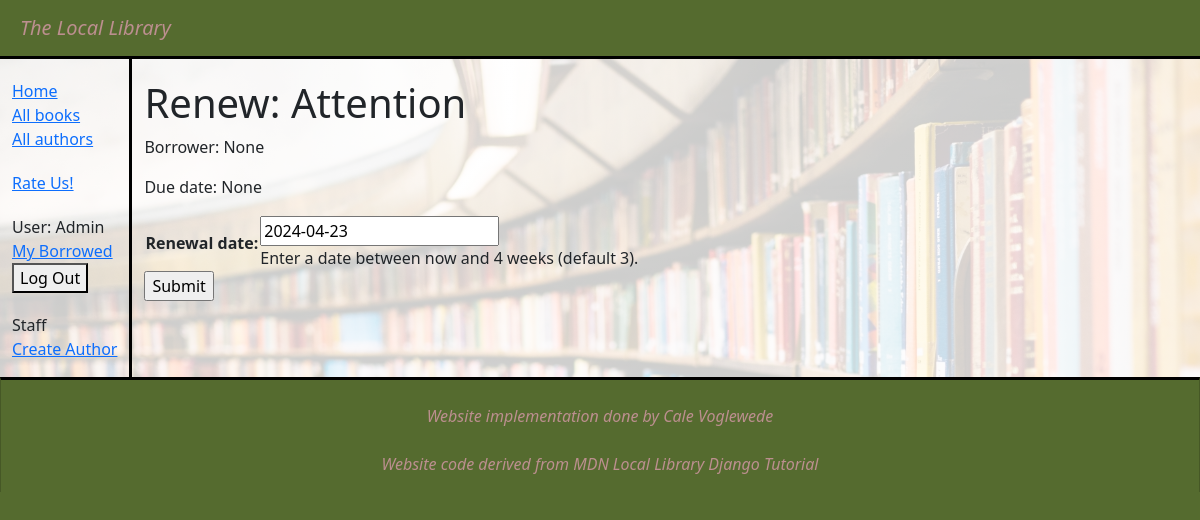
Page /catalog/book/2330f35a-ccfa-4b7c-8677-99ec1675055e/renew/ (signed in) on the earlier database version.
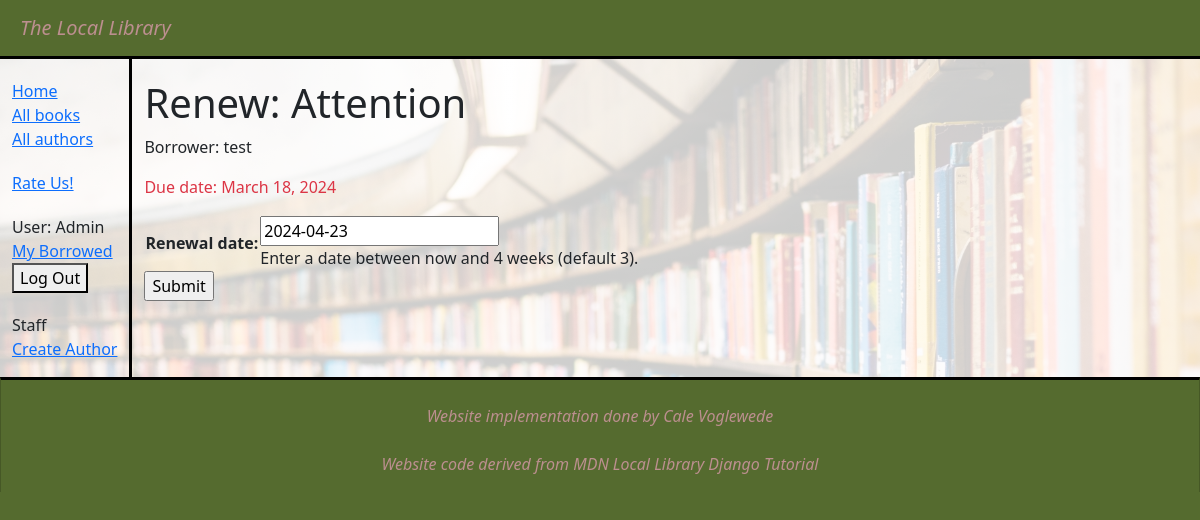
Same page on the later database version.
### catalog/models.py (models this page shows, shortened)
class BookInstance(models.Model):
    id = models.UUIDField(primary_key=True, default=uuid.uuid4,
                          help_text="Unique ID for this particular book across whole library")
    book = models.ForeignKey('Book', on_delete=models.RESTRICT, null=True)
    imprint = models.CharField(max_length=200)
    due_back = models.DateField(null=True, blank=True)
    borrower = models.ForeignKey(
        settings.AUTH_USER_MODEL, on_delete=models.SET_NULL, null=True, blank=True)
    @property
    def is_overdue(self):
        return bool(self.due_back and date.today() > self.due_back)
    LOAN_STATUS = (
        ('d', 'Maintenance'),
        ('o', 'On loan'),
        ('a', 'Available'),
        ('r', 'Reserved'),
    )
    status = models.CharField(
        max_length=1,
        choices=LOAN_STATUS,
        blank=True,
        default='d',
        help_text='Book availability')
    class Meta:
        ordering = ['due_back']
        permissions = (("can_mark_returned", "Set book as returned"),)

class Book(models.Model):
    title = models.CharField(max_length=200)
    author = models.ForeignKey('Author', on_delete=models.RESTRICT, null=True)
    summary = models.TextField(
        max_length=1000, help_text="Enter a brief description of the book")
    isbn = models.CharField('ISBN', max_length=13,
                            unique=True,
                            help_text='13 Character <a href="https://www.isbn-international.org/content/what-isbn'
                                      '">ISBN number</a>')
    genre = models.ManyToManyField(
        Genre, help_text="Select a genre for this book")
    language = models.ForeignKey(
        'Language', on_delete=models.SET_NULL, null=True)
    class Meta:
        ordering = ['title', 'author']
    def display_genre(self):
        """Creates a string for the Genre. This is required to display genre in Admin."""
        return ', '.join([genre.name for genre in self.genre.all()[:3]])
    display_genre.short_description = 'Genre'
    def display_genre(self):
        """Create a string for the Genre. This is required to display genre in Admin."""
        return ', '.join(genre.name for genre in self.genre.all()[:3])
    display_genre.short_description = 'Genre'

### catalog/views.py (the view)
# urls.py: path('book/<uuid:pk>/renew/', views.renew_book_librarian, name='renew-book-librarian'),
@login_required
@permission_required('catalog.change_bookinstance', raise_exception=True)
def renew_book_librarian(request, pk):
    book_instance = get_object_or_404(BookInstance, pk=pk)
    if request.method == 'POST':
        form = RenewBookForm(request.POST)
        if form.is_valid():
            book_instance.due_back = form.cleaned_data['renewal_date']
            book_instance.save()
            return HttpResponseRedirect(reverse('index'))
    else:
        proposed_renewal_date = datetime.date.today() + datetime.timedelta(weeks=3)
        form = RenewBookForm(initial={'renewal_date': proposed_renewal_date})
    context = {
        'form': form,
        'book_instance': book_instance,
    }
    return render(request, 'catalog/book_renew_librarian.html', context)

### catalog/forms.py
class RenewBookForm(forms.Form):
    renewal_date = forms.DateField(help_text="Enter a date between now and 4 weeks (default 3).")

### catalog/templates/catalog/book_renew_librarian.html (shortened to what this page needs)
{% extends "base_generic.html" %} {% block content %}
<h1>Renew: {{ book_instance.book.title }}</h1>
<p>Borrower: {{ book_instance.borrower }}</p>
<p {% if book_instance.is_overdue %} class="text-danger" {% endif %}>
  Due date: {{ book_instance.due_back }}
</p>
<form action="" method="post">
  <table>
    {{ form.as_table }}
  </table>
  <input type="submit" value="Submit" />
</form>
{% endblock %}

Differences in the rows shown:
changed BookInstance "Attention": borrower "None" → "test"; due_back "None" → "March 18, 2024"
